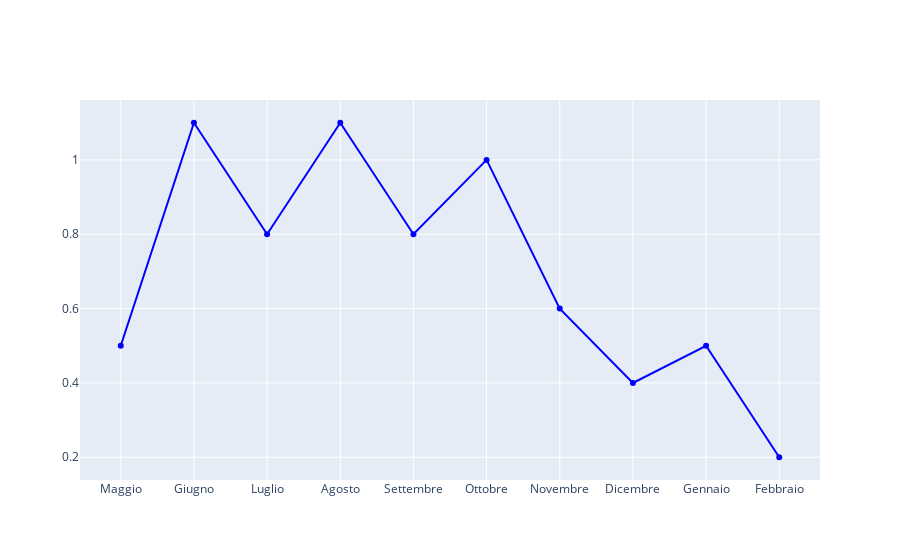

Source (notebook cell):
### Code cell
# Chiamata alla funzione con il dizionario Mese
plot_line_chart(Mese, '', '', '')

### Figure 1 — Plotly figure (JSON) as saved in the notebook; plotly's stock layout.template omitted (floating-point values rounded to 4 significant figures)
{"data": [{"marker": {"color": "blue"}, "mode": "lines+markers", "type": "scatter", "x": ["Maggio", "Giugno", "Luglio", "Agosto", "Settembre", "Ottobre", "Novembre", "Dicembre", "Gennaio", "Febbraio"], "y": [0.5, 1.1, 0.8, 1.1, 0.8, 1, 0.6, 0.4, 0.5, 0.2]}], "layout": {"title": {"text": ""}, "xaxis": {"title": {"text": ""}}, "yaxis": {"title": {"text": ""}}}}
